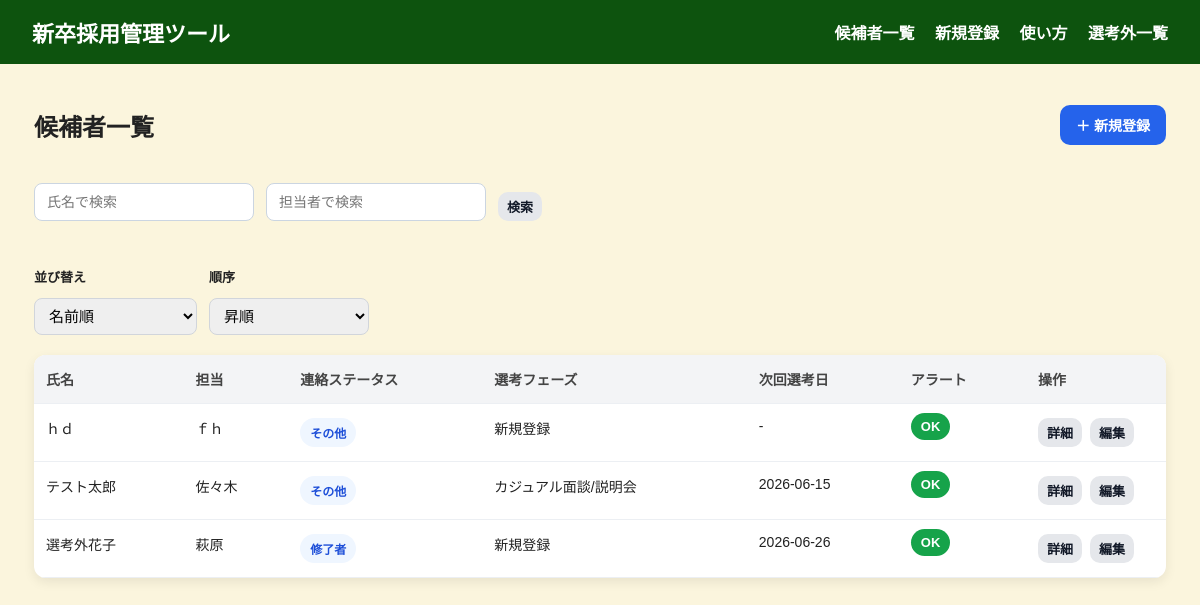
Before: / with the older database file.
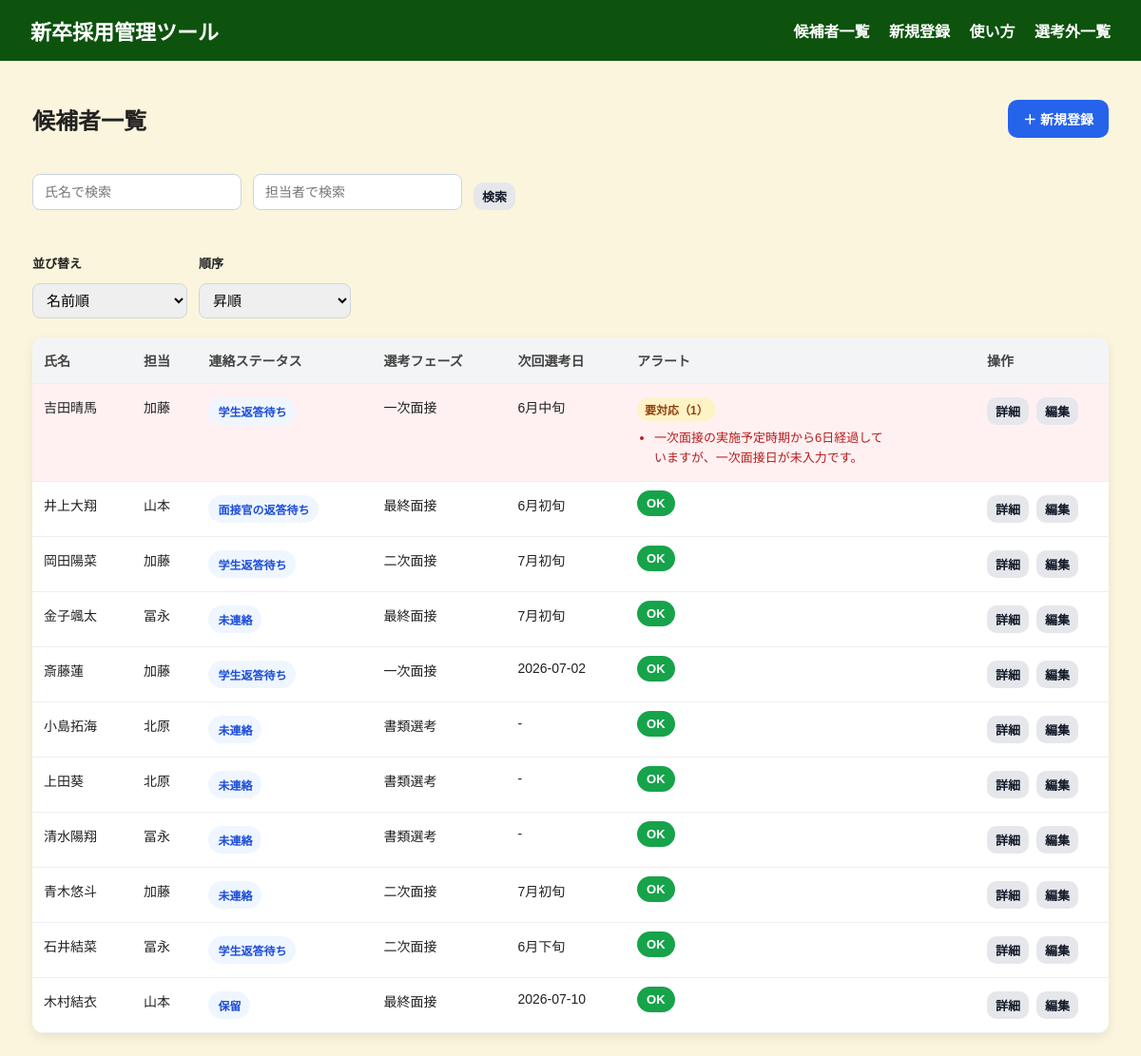
After: the same page with the newer database file.
### tables this page shows
CREATE TABLE candidate_progress (
    id INTEGER PRIMARY KEY AUTOINCREMENT,
    candidate_id INTEGER NOT NULL,

    casual_event_staff TEXT,
    document_screening TEXT DEFAULT '未済',
    initial_remind TEXT DEFAULT '未済',

    first_interview_date TEXT,
    first_interviewer TEXT,
    first_meeting TEXT,
    first_tel TEXT DEFAULT '未済',
    first_remind TEXT DEFAULT '未済',
    first_period TEXT,

    second_interview_date TEXT,
    second_interviewer TEXT,
    second_tel TEXT DEFAULT '未済',
    second_remind TEXT DEFAULT '未済',
    transcript TEXT DEFAULT '未済',
    second_period TEXT,
    final_period TEXT,
    final_interview_date TEXT,
    final_interview TEXT,
    pizza_party_plan TEXT,
    pizza_party_join TEXT,
    acceptance_estimate TEXT,
    offer_deadline TEXT,

    FOREIGN KEY (candidate_id) REFERENCES candidates(id) ON DELETE CASCADE
);

CREATE TABLE candidates (
    id INTEGER PRIMARY KEY AUTOINCREMENT,
    name TEXT NOT NULL,
    owner TEXT,
    profile_url TEXT,
    contact_status TEXT NOT NULL DEFAULT '未連絡',
    contact_memo TEXT,
    created_at TEXT NOT NULL DEFAULT CURRENT_TIMESTAMP,
    updated_at TEXT NOT NULL DEFAULT CURRENT_TIMESTAMP,
    last_updated_field TEXT DEFAULT '新規登録'
);

### app.py (the view)
@app.route("/")
@app.route("/")
def index():
    search_name = request.args.get("name", "")
    search_owner = request.args.get("owner", "")
    conn = get_db_connection()
    sql = """
        SELECT
            c.id,
            c.name,
            c.owner,
            c.profile_url,
            c.contact_status,
            c.created_at,
            c.updated_at,
            c.last_updated_field,
            p.first_interview_date,
            p.second_interview_date,
            p.final_interview_date,
            p.final_interview,
            p.pizza_party_plan,
            p.offer_deadline,
            p.first_period,
            p.second_period,
            p.final_period
        FROM candidates c
        LEFT JOIN candidate_progress p
        ON c.id = p.candidate_id
        WHERE 1 = 1
          AND (
              c.contact_status IS NULL
              OR c.contact_status = ''
              OR c.contact_status NOT IN ('内定承諾', '辞退', 'お見送り', 'ミス')
          )
    """
    params = []
    if search_name:
        sql += " AND c.name LIKE ?"
        params.append(f"%{search_name}%")
    if search_owner:
        sql += " AND c.owner LIKE ?"
        params.append(f"%{search_owner}%")
    sql += """
        ORDER BY
            (c.contact_status IN (
                '学生返答待ち',
                '面接官の返答待ち',
                '学生待ち',
                '担当者待ち',
                '面接官待ち'
            )) DESC,
            COALESCE(c.owner, '') ASC,
            c.name ASC
    """
    candidates = conn.execute(sql, params).fetchall()
    conn.close()
    candidate_list = []
    for candidate in candidates:
        candidate_dict = dict(candidate)
        for key in [
            "first_interview_date",
            "second_interview_date",
            "final_interview_date",
            "first_period",
            "second_period",
            "final_period",
            "pizza_party_plan",
            "offer_deadline"
        ]:
            if candidate_dict.get(key) == "":
                candidate_dict[key] = None
        current_phase = candidate_dict.get("last_updated_field")
        if current_phase == "一次面接":
            next_selection_date = (
                candidate_dict.get("second_interview_date")
                or candidate_dict.get("second_period")
                or candidate_dict.get("first_interview_date")
                or candidate_dict.get("first_period")
            )
        elif current_phase == "二次面接":
            next_selection_date = (
                candidate_dict.get("final_interview_date")
                or candidate_dict.get("final_period")
                or candidate_dict.get("second_interview_date")
                or candidate_dict.get("second_period")
            )
        elif current_phase in ["新規登録", "カジュアル面談/説明会", "書類選考"]:
            next_selection_date = (
                candidate_dict.get("first_interview_date")
                or candidate_dict.get("first_period")
            )
        elif current_phase == "最終面接":
            next_selection_date = (
                candidate_dict.get("pizza_party_plan")
                or candidate_dict.get("final_interview_date")
                or candidate_dict.get("final_period")
            )
        else:
            next_selection_date = None
        candidate_dict["next_selection_date"] = next_selection_date or "-"
        alerts = get_candidate_alerts(candidate_dict)
        candidate_dict["alerts"] = alerts
        candidate_dict["has_alert"] = len(alerts) > 0
        candidate_dict["alert_count"] = len(alerts)
        candidate_list.append(candidate_dict)
    candidate_list.sort(
        key=lambda x: (
            not x["has_alert"],
            x["owner"] or "",
            x["name"] or ""
        )
    )
    popup_alerts = get_popup_alerts(candidate_list)
    return render_template(
        "index.html",
        candidates=candidate_list,
        search_name=search_name,
        search_owner=search_owner,
        popup_alerts=popup_alerts,
    )

### alerts.py (called while the page is built)
def parse_date(date_text):
    if not date_text:
        return None
    if isinstance(date_text, datetime):
        return date_text
    text = str(date_text).strip()
    if not text:
        return None
    patterns = [
        "%Y-%m-%d %H:%M:%S",
        "%Y-%m-%d %H:%M:%S.%f",
        "%Y-%m-%d",
        "%Y-%m-%dT%H:%M:%S",
        "%Y-%m-%dT%H:%M:%S.%f",
    ]
    for pattern in patterns:
        try:
            return datetime.strptime(text, pattern)
        except ValueError:
            continue
    return None

def normalize_period_text(period_text):
    if not period_text:
        return None
    text = str(period_text).strip()
    text = text.translate(str.maketrans("０１２３４５６７８９", "0123456789"))
    text = text.replace(" ", "").replace("　", "")
    return text

def parse_period_end_date(period_text, year=None):
    if not period_text:
        return None
    text = normalize_period_text(period_text)
    match = re.match(r"^(\d{1,2})月(上旬|中旬|下旬)$", text)
    if not match:
        return None
    month = int(match.group(1))
    period = match.group(2)
    if month < 1 or month > 12:
        return None
    if year is None:
        year = datetime.now().year
    if period == "上旬":
        day = 10
    elif period == "中旬":
        day = 20
    else:
        day = calendar.monthrange(year, month)[1]
    return datetime(year, month, day)

def days_since_period_end(period_text):
    period_end_date = parse_period_end_date(period_text)
    if period_end_date is None:
        return None
    today = datetime.now().date()
    end_date = period_end_date.date()
    return (today - end_date).days

def is_period_overdue(period_text):
    days = days_since_period_end(period_text)
    if days is None:
        return False
    return days > 0

def get_popup_alerts(candidates):
    popup_alerts = []
    for candidate in candidates:
        alert = build_popup_alert(candidate)
        if alert:
            popup_alerts.append(alert)
    popup_alerts.sort(key=lambda x: x["days_passed"], reverse=True)
    return popup_alerts

### db.py (called while the page is built)
def get_db_connection():
    print("使用中のDB:", DB_NAME)  # デバッグ用
    conn = sqlite3.connect(DB_NAME)
    conn.row_factory = sqlite3.Row
    print("使用中のDB:", DB_NAME)
    return conn

### templates/index.html (shortened to what this page needs)
{% extends "base.html" %}
{% block page_css %}
<link rel="stylesheet" href="{{ url_for('static', filename='css/index.css') }}">
{% endblock %}
{% block content %}
<div class="page-title-area">
  <h2>候補者一覧</h2>
  <a class="btn primary" href="{{ url_for('new_candidate') }}">＋ 新規登録</a>
</div>
<form method="GET" action="{{ url_for('index') }}" class="search-form">
  <input type="text" name="name" placeholder="氏名で検索" value="{{ search_name }}">
  <input type="text" name="owner" placeholder="担当者で検索" value="{{ search_owner }}">
  <button type="submit" class="btn small">検索</button>
</form>
<div class="sort-form">
  <div class="sort-group">
    <label for="sort-key">並び替え</label>
    <select id="sort-key">
      <option value="name">名前順</option>
    </select>
  </div>
  <div class="sort-group">
    <label for="sort-order">順序</label>
    <select id="sort-order">
      <option value="asc">昇順</option>
    </select>
  </div>
</div>
{% if candidates|length == 0 %}
<p>まだ候補者が登録されていません。</p>
{% else %}
<table class="candidate-table">
  <thead>
    <tr>
      <th>氏名</th>
      <th>担当</th>
      <th>連絡ステータス</th>
      <th>選考フェーズ</th>
      <th>次回選考日</th>
      <th>アラート</th>
      <th>操作</th>
    </tr>
  </thead>
  <tbody id="candidate-table-body">
    {% for candidate in candidates %}
    <tr class="{% if candidate.has_alert %}alert-row{% endif %}" data-id="{{ candidate.id }}"
      data-name="{{ candidate.name }}" data-owner="{{ candidate.owner or '' }}"
      data-updated-at="{{ candidate.updated_at or '' }}" data-has-alert="{{ 1 if candidate.has_alert else 0 }}">
      <td>{{ candidate.name }}</td>
      <td>{{ candidate.owner }}</td>
      <td>
        <span class="status-badge">
          {{ candidate.contact_status }}
        </span>
      </td>
      <td>{{ candidate.last_updated_field }}</td>
      <td>{{ candidate.next_selection_date }}</td>
      <td>
        {% if candidate.has_alert %}
        <span class="alert-badge">要対応（{{ candidate.alert_count }}）</span>
        <ul class="alert-list">
          {% for alert in candidate.alerts %}
          <li>{{ alert }}</li>
          {% endfor %}
        </ul>
        {% else %}
        <span class="safe-badge">OK</span>
        {% endif %}
      </td>
      <td>
        <div class="action-buttons">
          <a class="btn small" href="{{ url_for('detail_candidate', id=candidate.id) }}">詳細</a>
          <a class="btn small" href="{{ url_for('edit_candidate', id=candidate.id) }}">編集</a>
        </div>
      </td>
    </tr>
    {% endfor %}
  </tbody>
</table>
{% endif %}
{% endblock %}

### templates/base.html (shortened to what this page needs)
<!DOCTYPE html>
<html lang="ja">
<head>
  <link rel="stylesheet" href="{{ url_for('static', filename='css/base.css') }}">
  {% block page_css %}{% endblock %}
</head>
<body>
  <header class="header">
    <h1>新卒採用管理ツール</h1>
    <nav>
      <a href="{{ url_for('index') }}">候補者一覧</a>
      <a href="{{ url_for('new_candidate') }}">新規登録</a>
      <a href="{{ url_for('usage_page') }}">使い方</a>
      <a href="{{ url_for('addpage') }}">選考外一覧</a>
    </nav>
  </header>
  <main class="container">
    {% block content %}
    {% endblock %}
  </main>
</body>
</html>

### static/css/base.css (style rules this page uses)
body { margin: 0; font-family: "Helvetica Neue", Arial, sans-serif; background-color: #FBF5DD; color: #333; }
.header { background-color: #0D530E; color: rgb(255, 255, 255); padding: 16px 32px; display: flex; justify-content: space-between; align-items: center; position: sticky; top: 0; z-index: 1000; }
.header h1 { margin: 0; font-size: 22px; }
.header a { color: white; text-decoration: none; margin-left: 16px; font-weight: bold; }
.container { max-width: 1100px; margin: 32px auto; padding: 0 20px; }
.btn { display: inline-block; border: none; text-decoration: none; background-color: #e5e7eb; color: #111827; padding: 8px 14px; border-radius: 8px; cursor: pointer; font-weight: bold; transition: 0.3s ease; }
.btn.primary { background-color: #2563eb; color: white; }
.btn.small { padding: 5px 9px; font-size: 13px; }
label { display: block; margin-top: 14px; margin-bottom: 6px; font-weight: bold; }
input, select { width: 100%; box-sizing: border-box; padding: 10px; border: 1px solid #d1d5db; border-radius: 8px; font-size: 15px; }

### static/css/index.css (style rules this page uses)
.page-title-area { display: flex; justify-content: space-between; align-items: center; margin-bottom: 20px; }
.candidate-table { width: 100%; border-collapse: collapse; background-color: white; border-radius: 12px; overflow: hidden; box-shadow: 0 4px 12px rgba(0, 0, 0, 0.08); }
.candidate-table th, .candidate-table td { padding: 14px; border-bottom: 1px solid #e5e7eb; text-align: left; }
.candidate-table th { background-color: #f3f4f6; }
.alert-row { background-color: #fff1f2; }
.status-badge { background-color: #e0f2fe; color: #0369a1; padding: 6px 10px; border-radius: 999px; font-size: 13px; font-weight: bold; }
.alert-badge { background-color: #dc2626; color: white; padding: 6px 10px; border-radius: 999px; font-size: 13px; font-weight: bold; }
.safe-badge { background-color: #16a34a; color: white; padding: 6px 10px; border-radius: 999px; font-size: 13px; font-weight: bold; }
* { box-sizing: border-box; }
body { margin: 0; font-family: "Yu Gothic", "Hiragino Sans", sans-serif; background: #FBF5DD; color: #222; }
.container { max-width: 1180px; margin: 0 auto; padding: 24px; }
.btn { display: inline-block; text-decoration: none; border: none; border-radius: 10px; padding: 10px 16px; font-size: 14px; font-weight: 700; cursor: pointer; transition: 0.2s; }
.search-form { display: flex; gap: 12px; align-items: flex-end; flex-wrap: wrap; margin-bottom: 32px; }
.search-form input[type="text"] { width: 220px; padding: 10px 12px; font-size: 14px; border: 1px solid #cbd5e1; border-radius: 8px; outline: none; background-color: #fff; transition: border-color 0.2s, box-shadow 0.2s; }
.candidate-table { width: 100%; border-collapse: collapse; }
.candidate-table thead { background: #f3f4f6; }
.candidate-table th, .candidate-table td { padding: 14px 12px; border-bottom: 1px solid #eceff3; text-align: left; vertical-align: top; font-size: 14px; }
.candidate-table th { color: #444; font-weight: 700; white-space: nowrap; }
.status-badge { display: inline-block; padding: 6px 10px; border-radius: 999px; background: #eff6ff; color: #1d4ed8; font-size: 12px; font-weight: 700; }
.alert-badge { display: inline-block; padding: 4px 8px; background: #fef3c7; color: #92400e; border-radius: 999px; font-size: 12px; font-weight: 700; margin-bottom: 8px; }
.alert-list { margin: 0; padding-left: 18px; color: #b91c1c; font-size: 13px; line-height: 1.6; }
.sort-form { display: flex; align-items: flex-end; gap: 12px; flex-wrap: wrap; margin: 16px 0 20px; }
.sort-group { display: flex; flex-direction: column; gap: 6px; }
.sort-group label { font-size: 13px; font-weight: 600; }
.sort-group select { min-width: 160px; padding: 8px 10px; }
.candidate-table td:nth-child(1), .candidate-table td:nth-child(2) { white-space: nowrap; }
.action-buttons { display: flex; gap: 8px; white-space: nowrap; }
.candidate-table td:last-child { width: 140px; }
.candidate-table td:nth-child(6) { max-width: 280px; }
.alert-list { max-width: 260px; word-break: break-word; }

Changed rows visible on the page:
no longer on this page (row edited): candidate_progress: name "選考外花子", owner "萩原", contact_status "修了者", last_updated_field "新規登録", next_selection_date "2026-06-26", shows "OK"
added candidate_progress: name "吉田晴馬", owner "加藤", contact_status "学生返答待ち", last_updated_field "一次面接", next_selection_date "6月中旬", alert_count "1", alerts "一次面接の実施予定時期から6日経過していますが、一次面接日が未入力です。"
added candidate_progress: name "清水陽翔", owner "冨永", contact_status "未連絡", last_updated_field "書類選考", next_selection_date "-", shows "OK"
changed candidate_progress: name "ｈｄ" → "石井結菜"; owner "ｆｈ" → "冨永"; contact_status "その他" → "学生返答待ち"; last_updated_field "新規登録" → "二次面接"; next_selection_date "-" → "6月下旬"; moves up the list
added candidate_progress: name "金子颯太", owner "冨永", contact_status "未連絡", last_updated_field "最終面接", next_selection_date "7月初旬", shows "OK"
now on this page (row edited): candidate_progress: name "岡田陽菜", owner "加藤", contact_status "学生返答待ち", last_updated_field "二次面接", next_selection_date "7月初旬", shows "OK"
added candidate_progress: name "斎藤蓮", owner "加藤", contact_status "学生返答待ち", last_updated_field "一次面接", next_selection_date "2026-07-02", shows "OK"
changed candidate_progress: name "テスト太郎" → "青木悠斗"; owner "佐々木" → "加藤"; contact_status "その他" → "未連絡"; last_updated_field "カジュアル面談/説明会" → "二次面接"; next_selection_date "2026-06-15" → "7月初旬"
now on this page (row edited): candidates: name "上田葵", owner "北原", contact_status "未連絡", last_updated_field "書類選考", next_selection_date "-", shows "OK"
added candidates: name "小島拓海", owner "北原", contact_status "未連絡", last_updated_field "書類選考", next_selection_date "-", shows "OK"
now on this page (row edited): candidate_progress: name "井上大翔", owner "山本", contact_status "面接官の返答待ち", last_updated_field "最終面接", next_selection_date "6月初旬", shows "OK"
added candidate_progress: name "木村結衣", owner "山本", contact_status "保留", last_updated_field "最終面接", next_selection_date "2026-07-10", shows "OK"
